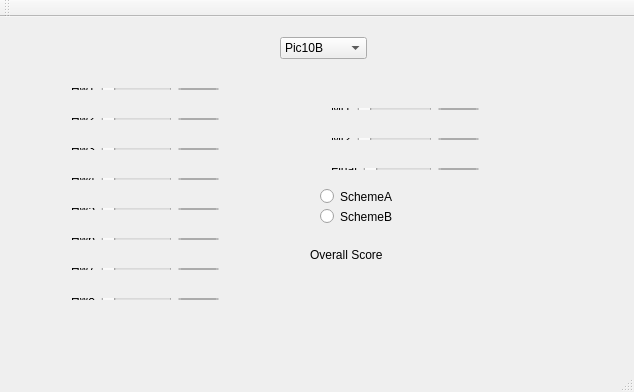
<?xml version="1.0" encoding="UTF-8"?>
<ui version="4.0">
 <class>grade_calculator</class>
 <widget class="QMainWindow" name="grade_calculator">
  <property name="geometry">
   <rect>
    <x>0</x>
    <y>0</y>
    <width>634</width>
    <height>392</height>
   </rect>
  </property>
  <property name="windowTitle">
   <string>grade_calculator</string>
  </property>
  <widget class="QWidget" name="centralWidget">
   <widget class="QWidget" name="layoutWidget">
    <property name="geometry">
     <rect>
      <x>60</x>
      <y>90</y>
      <width>170</width>
      <height>24</height>
     </rect>
    </property>
    <layout class="QHBoxLayout" name="horizontalLayout_2">
     <item>
      <widget class="QLabel" name="label_2">
       <property name="text">
        <string>Hw2</string>
       </property>
      </widget>
     </item>
     <item>
      <widget class="QSlider" name="horizontalSlider_2">
       <property name="orientation">
        <enum>Qt::Horizontal</enum>
       </property>
      </widget>
     </item>
     <item>
      <widget class="QSpinBox" name="spinBox_2"/>
     </item>
    </layout>
   </widget>
   <widget class="QWidget" name="layoutWidget_2">
    <property name="geometry">
     <rect>
      <x>60</x>
      <y>120</y>
      <width>170</width>
      <height>24</height>
     </rect>
    </property>
    <layout class="QHBoxLayout" name="horizontalLayout_3">
     <item>
      <widget class="QLabel" name="label_3">
       <property name="text">
        <string>Hw3</string>
       </property>
      </widget>
     </item>
     <item>
      <widget class="QSlider" name="horizontalSlider_3">
       <property name="orientation">
        <enum>Qt::Horizontal</enum>
       </property>
      </widget>
     </item>
     <item>
      <widget class="QSpinBox" name="spinBox_3"/>
     </item>
    </layout>
   </widget>
   <widget class="QWidget" name="layoutWidget_3">
    <property name="geometry">
     <rect>
      <x>60</x>
      <y>150</y>
      <width>170</width>
      <height>24</height>
     </rect>
    </property>
    <layout class="QHBoxLayout" name="horizontalLayout_4">
     <item>
      <widget class="QLabel" name="label_4">
       <property name="text">
        <string>Hw4</string>
       </property>
      </widget>
     </item>
     <item>
      <widget class="QSlider" name="horizontalSlider_4">
       <property name="orientation">
        <enum>Qt::Horizontal</enum>
       </property>
      </widget>
     </item>
     <item>
      <widget class="QSpinBox" name="spinBox_4"/>
     </item>
    </layout>
   </widget>
   <widget class="QWidget" name="layoutWidget_4">
    <property name="geometry">
     <rect>
      <x>60</x>
      <y>180</y>
      <width>170</width>
      <height>24</height>
     </rect>
    </property>
    <layout class="QHBoxLayout" name="horizontalLayout_5">
     <item>
      <widget class="QLabel" name="label_5">
       <property name="text">
        <string>Hw5</string>
       </property>
      </widget>
     </item>
     <item>
      <widget class="QSlider" name="horizontalSlider_5">
       <property name="orientation">
        <enum>Qt::Horizontal</enum>
       </property>
      </widget>
     </item>
     <item>
      <widget class="QSpinBox" name="spinBox_5"/>
     </item>
    </layout>
   </widget>
   <widget class="QWidget" name="layoutWidget_5">
    <property name="geometry">
     <rect>
      <x>60</x>
      <y>210</y>
      <width>170</width>
      <height>24</height>
     </rect>
    </property>
    <layout class="QHBoxLayout" name="horizontalLayout_6">
     <item>
      <widget class="QLabel" name="label_6">
       <property name="text">
        <string>Hw6</string>
       </property>
      </widget>
     </item>
     <item>
      <widget class="QSlider" name="horizontalSlider_6">
       <property name="orientation">
        <enum>Qt::Horizontal</enum>
       </property>
      </widget>
     </item>
     <item>
      <widget class="QSpinBox" name="spinBox_6"/>
     </item>
    </layout>
   </widget>
   <widget class="QWidget" name="layoutWidget_6">
    <property name="geometry">
     <rect>
      <x>60</x>
      <y>240</y>
      <width>170</width>
      <height>24</height>
     </rect>
    </property>
    <layout class="QHBoxLayout" name="horizontalLayout_7">
     <item>
      <widget class="QLabel" name="label_7">
       <property name="text">
        <string>Hw7</string>
       </property>
      </widget>
     </item>
     <item>
      <widget class="QSlider" name="horizontalSlider_7">
       <property name="orientation">
        <enum>Qt::Horizontal</enum>
       </property>
      </widget>
     </item>
     <item>
      <widget class="QSpinBox" name="spinBox_7"/>
     </item>
    </layout>
   </widget>
   <widget class="QWidget" name="layoutWidget_7">
    <property name="geometry">
     <rect>
      <x>60</x>
      <y>270</y>
      <width>170</width>
      <height>24</height>
     </rect>
    </property>
    <layout class="QHBoxLayout" name="horizontalLayout_8">
     <item>
      <widget class="QLabel" name="label_8">
       <property name="text">
        <string>Hw8</string>
       </property>
      </widget>
     </item>
     <item>
      <widget class="QSlider" name="horizontalSlider_8">
       <property name="orientation">
        <enum>Qt::Horizontal</enum>
       </property>
      </widget>
     </item>
     <item>
      <widget class="QSpinBox" name="spinBox_8"/>
     </item>
    </layout>
   </widget>
   <widget class="QWidget" name="layoutWidget_8">
    <property name="geometry">
     <rect>
      <x>320</x>
      <y>80</y>
      <width>170</width>
      <height>24</height>
     </rect>
    </property>
    <layout class="QHBoxLayout" name="horizontalLayout_9">
     <item>
      <widget class="QLabel" name="label_9">
       <property name="text">
        <string>Mt1</string>
       </property>
      </widget>
     </item>
     <item>
      <widget class="QSlider" name="horizontalSlider_9">
       <property name="orientation">
        <enum>Qt::Horizontal</enum>
       </property>
      </widget>
     </item>
     <item>
      <widget class="QSpinBox" name="spinBox_9"/>
     </item>
    </layout>
   </widget>
   <widget class="QWidget" name="layoutWidget_9">
    <property name="geometry">
     <rect>
      <x>320</x>
      <y>110</y>
      <width>170</width>
      <height>24</height>
     </rect>
    </property>
    <layout class="QHBoxLayout" name="horizontalLayout_10">
     <item>
      <widget class="QLabel" name="label_10">
       <property name="text">
        <string>Mt2</string>
       </property>
      </widget>
     </item>
     <item>
      <widget class="QSlider" name="horizontalSlider_10">
       <property name="orientation">
        <enum>Qt::Horizontal</enum>
       </property>
      </widget>
     </item>
     <item>
      <widget class="QSpinBox" name="spinBox_10"/>
     </item>
    </layout>
   </widget>
   <widget class="QWidget" name="layoutWidget_10">
    <property name="geometry">
     <rect>
      <x>320</x>
      <y>140</y>
      <width>170</width>
      <height>24</height>
     </rect>
    </property>
    <layout class="QHBoxLayout" name="horizontalLayout_11">
     <item>
      <widget class="QLabel" name="label_11">
       <property name="text">
        <string>Final</string>
       </property>
      </widget>
     </item>
     <item>
      <widget class="QSlider" name="horizontalSlider_11">
       <property name="orientation">
        <enum>Qt::Horizontal</enum>
       </property>
      </widget>
     </item>
     <item>
      <widget class="QSpinBox" name="spinBox_11"/>
     </item>
    </layout>
   </widget>
   <widget class="QRadioButton" name="radioButton">
    <property name="geometry">
     <rect>
      <x>320</x>
      <y>170</y>
      <width>115</width>
      <height>19</height>
     </rect>
    </property>
    <property name="text">
     <string>SchemeA</string>
    </property>
   </widget>
   <widget class="QRadioButton" name="radioButton_2">
    <property name="geometry">
     <rect>
      <x>320</x>
      <y>190</y>
      <width>115</width>
      <height>19</height>
     </rect>
    </property>
    <property name="text">
     <string>SchemeB</string>
    </property>
   </widget>
   <widget class="QComboBox" name="comboBox">
    <property name="geometry">
     <rect>
      <x>280</x>
      <y>20</y>
      <width>87</width>
      <height>22</height>
     </rect>
    </property>
    <item>
     <property name="text">
      <string>Pic10B</string>
     </property>
    </item>
    <item>
     <property name="text">
      <string>Pic10C</string>
     </property>
    </item>
   </widget>
   <widget class="QLabel" name="label_12">
    <property name="geometry">
     <rect>
      <x>310</x>
      <y>230</y>
      <width>72</width>
      <height>15</height>
     </rect>
    </property>
    <property name="text">
     <string>Overall Score:</string>
    </property>
   </widget>
   <widget class="QLabel" name="label_13">
    <property name="geometry">
     <rect>
      <x>310</x>
      <y>250</y>
      <width>72</width>
      <height>15</height>
     </rect>
    </property>
    <property name="text">
     <string/>
    </property>
   </widget>
   <widget class="QWidget" name="">
    <property name="geometry">
     <rect>
      <x>60</x>
      <y>60</y>
      <width>170</width>
      <height>24</height>
     </rect>
    </property>
    <layout class="QHBoxLayout" name="horizontalLayout">
     <item>
      <widget class="QLabel" name="label">
       <property name="text">
        <string>Hw1</string>
       </property>
      </widget>
     </item>
     <item>
      <widget class="QSlider" name="horizontalSlider">
       <property name="orientation">
        <enum>Qt::Horizontal</enum>
       </property>
      </widget>
     </item>
     <item>
      <widget class="QSpinBox" name="spinBox"/>
     </item>
    </layout>
   </widget>
  </widget>
  <widget class="QMenuBar" name="menuBar">
   <property name="geometry">
    <rect>
     <x>0</x>
     <y>0</y>
     <width>634</width>
     <height>26</height>
    </rect>
   </property>
  </widget>
  <widget class="QToolBar" name="mainToolBar">
   <attribute name="toolBarArea">
    <enum>TopToolBarArea</enum>
   </attribute>
   <attribute name="toolBarBreak">
    <bool>false</bool>
   </attribute>
  </widget>
  <widget class="QStatusBar" name="statusBar"/>
 </widget>
 <layoutdefault spacing="6" margin="11"/>
 <resources/>
 <connections>
  <connection>
   <sender>horizontalSlider</sender>
   <signal>valueChanged(int)</signal>
   <receiver>spinBox</receiver>
   <slot>setValue(int)</slot>
   <hints>
    <hint type="sourcelabel">
     <x>124</x>
     <y>108</y>
    </hint>
    <hint type="destinationlabel">
     <x>205</x>
     <y>109</y>
    </hint>
   </hints>
  </connection>
  <connection>
   <sender>horizontalSlider_2</sender>
   <signal>valueChanged(int)</signal>
   <receiver>spinBox_2</receiver>
   <slot>setValue(int)</slot>
   <hints>
    <hint type="sourcelabel">
     <x>140</x>
     <y>140</y>
    </hint>
    <hint type="destinationlabel">
     <x>213</x>
     <y>145</y>
    </hint>
   </hints>
  </connection>
  <connection>
   <sender>horizontalSlider_3</sender>
   <signal>valueChanged(int)</signal>
   <receiver>spinBox_3</receiver>
   <slot>setValue(int)</slot>
   <hints>
    <hint type="sourcelabel">
     <x>154</x>
     <y>171</y>
    </hint>
    <hint type="destinationlabel">
     <x>221</x>
     <y>174</y>
    </hint>
   </hints>
  </connection>
  <connection>
   <sender>horizontalSlider_4</sender>
   <signal>valueChanged(int)</signal>
   <receiver>spinBox_4</receiver>
   <slot>setValue(int)</slot>
   <hints>
    <hint type="sourcelabel">
     <x>150</x>
     <y>201</y>
    </hint>
    <hint type="destinationlabel">
     <x>209</x>
     <y>204</y>
    </hint>
   </hints>
  </connection>
  <connection>
   <sender>horizontalSlider_5</sender>
   <signal>valueChanged(int)</signal>
   <receiver>spinBox_5</receiver>
   <slot>setValue(int)</slot>
   <hints>
    <hint type="sourcelabel">
     <x>138</x>
     <y>228</y>
    </hint>
    <hint type="destinationlabel">
     <x>208</x>
     <y>232</y>
    </hint>
   </hints>
  </connection>
  <connection>
   <sender>horizontalSlider_6</sender>
   <signal>valueChanged(int)</signal>
   <receiver>spinBox_6</receiver>
   <slot>setValue(int)</slot>
   <hints>
    <hint type="sourcelabel">
     <x>147</x>
     <y>260</y>
    </hint>
    <hint type="destinationlabel">
     <x>189</x>
     <y>260</y>
    </hint>
   </hints>
  </connection>
  <connection>
   <sender>horizontalSlider_7</sender>
   <signal>valueChanged(int)</signal>
   <receiver>spinBox_7</receiver>
   <slot>setValue(int)</slot>
   <hints>
    <hint type="sourcelabel">
     <x>135</x>
     <y>283</y>
    </hint>
    <hint type="destinationlabel">
     <x>198</x>
     <y>289</y>
    </hint>
   </hints>
  </connection>
  <connection>
   <sender>horizontalSlider_8</sender>
   <signal>valueChanged(int)</signal>
   <receiver>spinBox_8</receiver>
   <slot>setValue(int)</slot>
   <hints>
    <hint type="sourcelabel">
     <x>138</x>
     <y>320</y>
    </hint>
    <hint type="destinationlabel">
     <x>198</x>
     <y>317</y>
    </hint>
   </hints>
  </connection>
  <connection>
   <sender>horizontalSlider_9</sender>
   <signal>valueChanged(int)</signal>
   <receiver>spinBox_9</receiver>
   <slot>setValue(int)</slot>
   <hints>
    <hint type="sourcelabel">
     <x>407</x>
     <y>135</y>
    </hint>
    <hint type="destinationlabel">
     <x>465</x>
     <y>134</y>
    </hint>
   </hints>
  </connection>
  <connection>
   <sender>horizontalSlider_10</sender>
   <signal>valueChanged(int)</signal>
   <receiver>spinBox_10</receiver>
   <slot>setValue(int)</slot>
   <hints>
    <hint type="sourcelabel">
     <x>393</x>
     <y>157</y>
    </hint>
    <hint type="destinationlabel">
     <x>484</x>
     <y>159</y>
    </hint>
   </hints>
  </connection>
  <connection>
   <sender>horizontalSlider_11</sender>
   <signal>valueChanged(int)</signal>
   <receiver>spinBox_11</receiver>
   <slot>setValue(int)</slot>
   <hints>
    <hint type="sourcelabel">
     <x>412</x>
     <y>194</y>
    </hint>
    <hint type="destinationlabel">
     <x>458</x>
     <y>193</y>
    </hint>
   </hints>
  </connection>
 </connections>
</ui>
